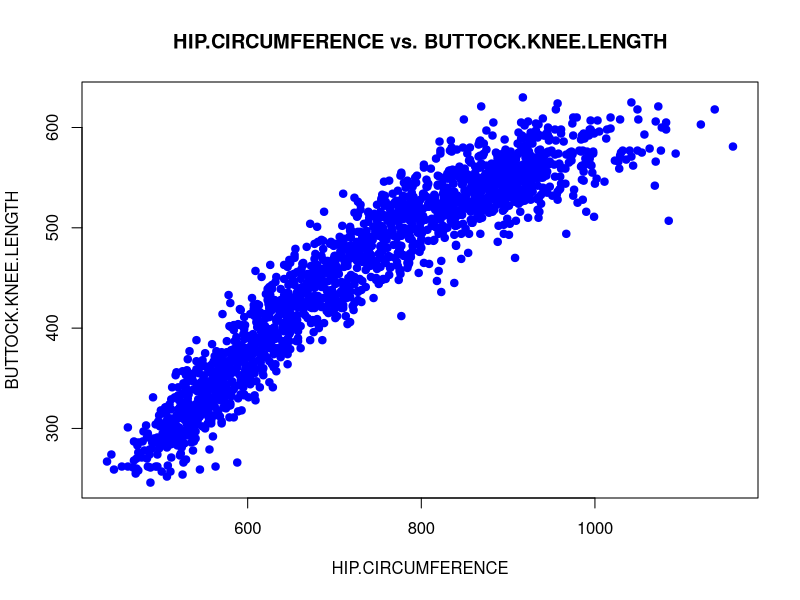
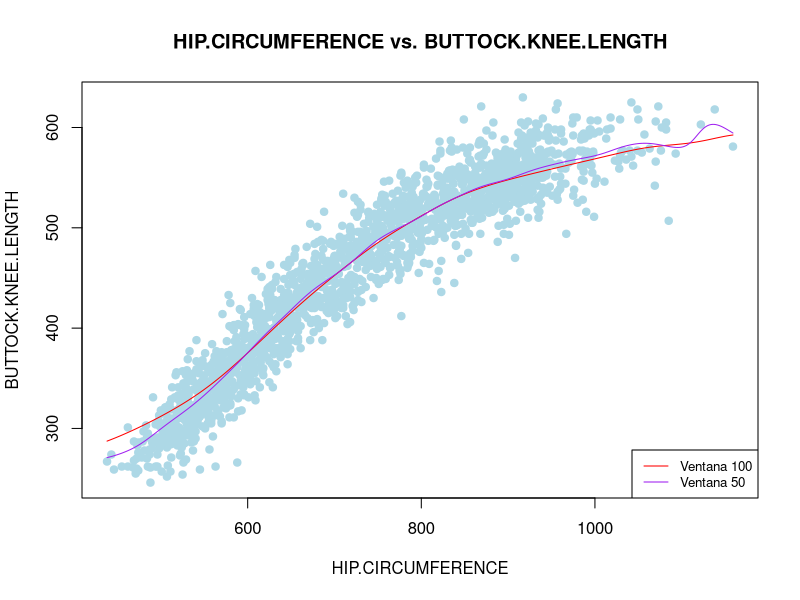

R code for these plots, in order:
## ---- chunk 1
knitr::opts_chunk$set(echo = TRUE)
set.seed(1234) 
## ---- chunk 2
individuals <- read.table("individuals.csv", header = TRUE, sep = ";")
datos_femenino <- subset(individuals, SEX == 2 & HIP.CIRCUMFERENCE != 0 & BUTTOCK.KNEE.LENGTH!=0)
attach(datos_femenino)

plot(HIP.CIRCUMFERENCE, BUTTOCK.KNEE.LENGTH,
     xlab = "HIP.CIRCUMFERENCE",
     ylab = "BUTTOCK.KNEE.LENGTH",
     main = "HIP.CIRCUMFERENCE vs. BUTTOCK.KNEE.LENGTH",
     pch = 19, col = "blue")
## ---- chunk 3

# Division de grupos etarios por cuartiles
cuartiles <- quantile(datos_femenino$AGE.IN.MONTHS,probs = c(0,0.25, 0.5, 0.75,1))
datos_femenino$AGE.GROUP <- cut(datos_femenino$AGE.IN.MONTHS,cuartiles,include.lowest = TRUE, labels = c("0-81","82-128","129-168","169, +"))
#Estimacion de medianas 
medianas_estimadas <- tapply(datos_femenino$HIP.CIRCUMFERENCE,datos_femenino$AGE.GROUP,median)


# Funcion para estimacion del Se de las medianas

estimar_se_mediana <- function (x, B = 1000){
  titahatboot <- rep(0,B)
  for(i in 1:B){
    Xboot <- sample(x,length(x),replace = TRUE)
    titahatboot[i] <- median(Xboot)
  }
  return(sqrt(mean((titahatboot - mean(titahatboot))^2)))
}

# Calculo intervalo bootstrap nivel 0.95

intervalos_confianza <- tapply(datos_femenino$HIP.CIRCUMFERENCE, datos_femenino$AGE.GROUP, function(x){
  se_boot <- estimar_se_mediana(x)
  intervalo_boot <- c(median(x) - 1.96*se_boot,median(x) + 1.96*se_boot)
  return(intervalo_boot)
})

## ---- chunk 4
regresion_100 <- ksmooth(HIP.CIRCUMFERENCE, BUTTOCK.KNEE.LENGTH, "normal", bandwidth = 100)
regresion_50 <- ksmooth(HIP.CIRCUMFERENCE, BUTTOCK.KNEE.LENGTH, "normal", bandwidth = 50)


plot(datos_femenino$HIP.CIRCUMFERENCE, datos_femenino$BUTTOCK.KNEE.LENGTH,
     xlab = "HIP.CIRCUMFERENCE",
     ylab = "BUTTOCK.KNEE.LENGTH",
     main = "HIP.CIRCUMFERENCE vs. BUTTOCK.KNEE.LENGTH",
     pch = 19, col = "light blue")

lines(regresion_100, col = "red")
lines(regresion_50, col = "purple")

legend("bottomright", legend = c("Ventana 100", "Ventana 50"), col = c("red", "purple"), lty = 1, cex = 0.8)

